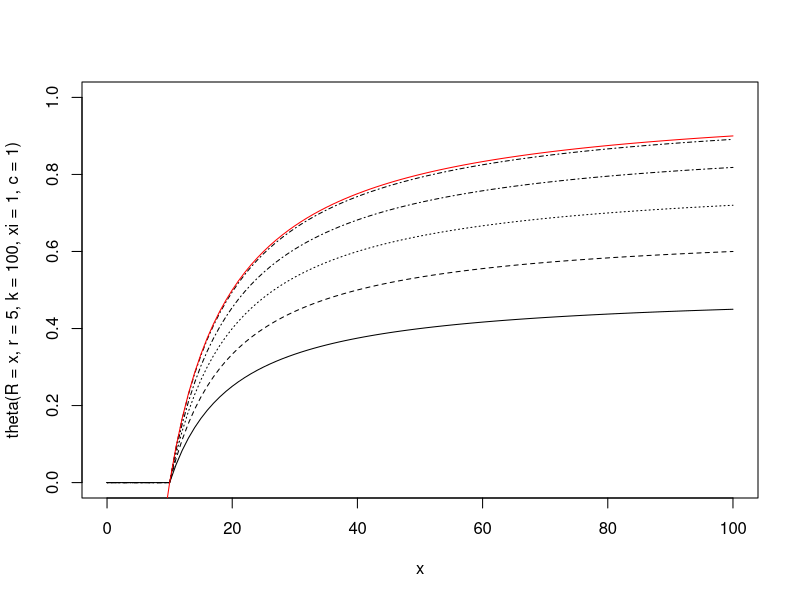
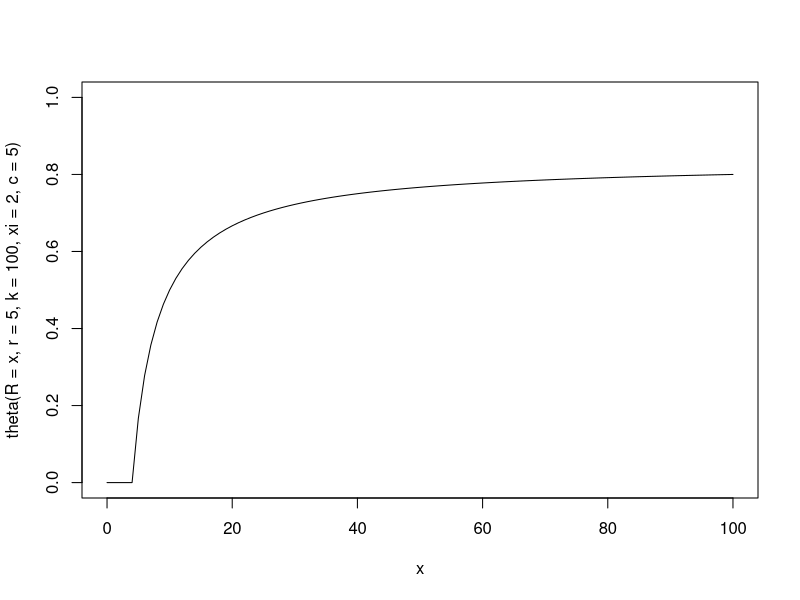
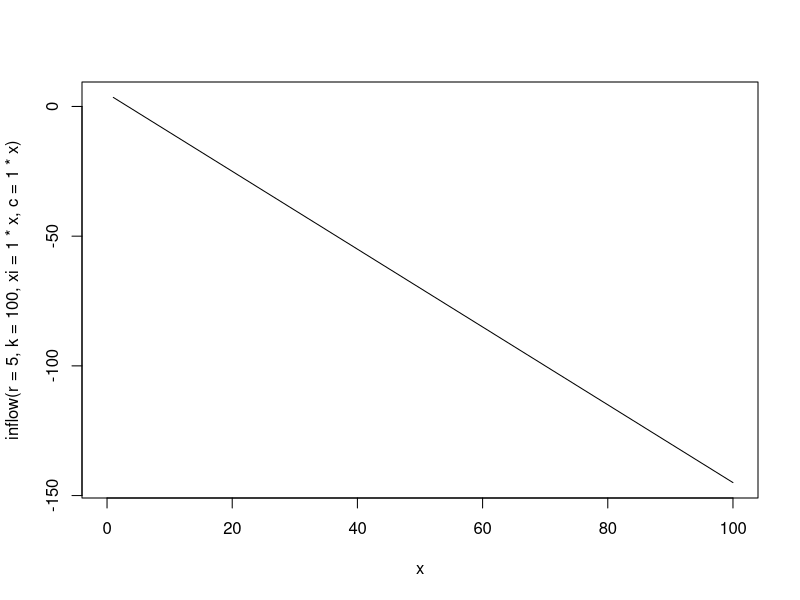
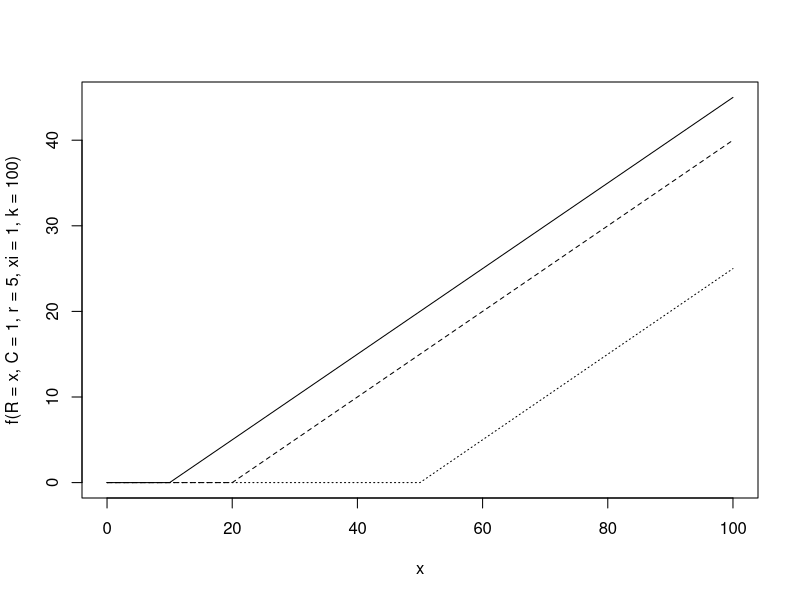
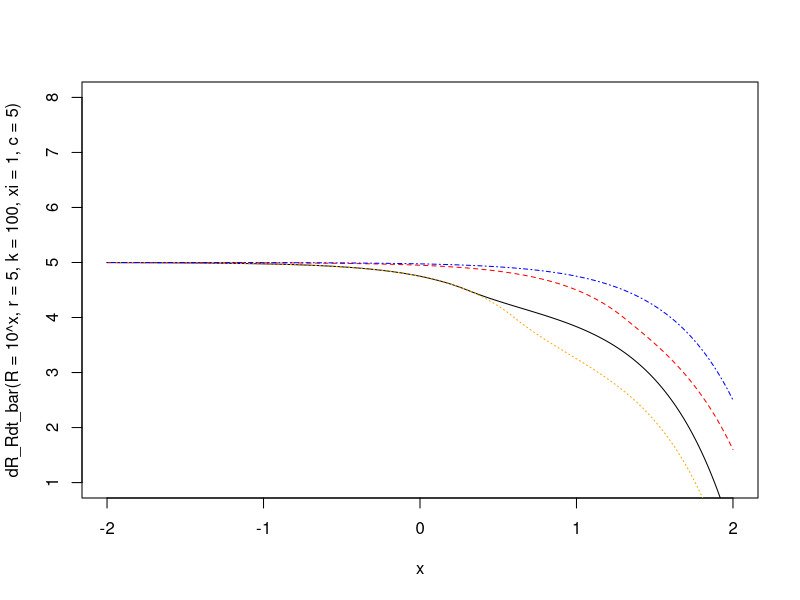
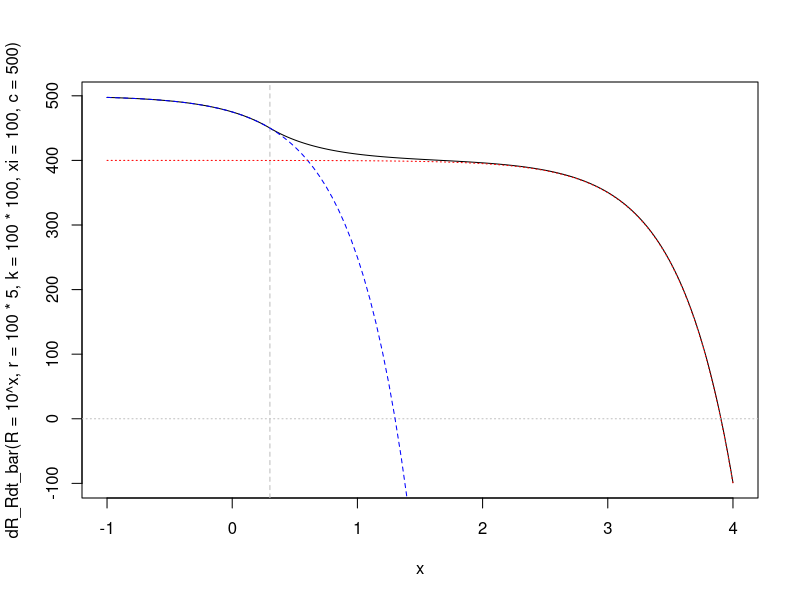
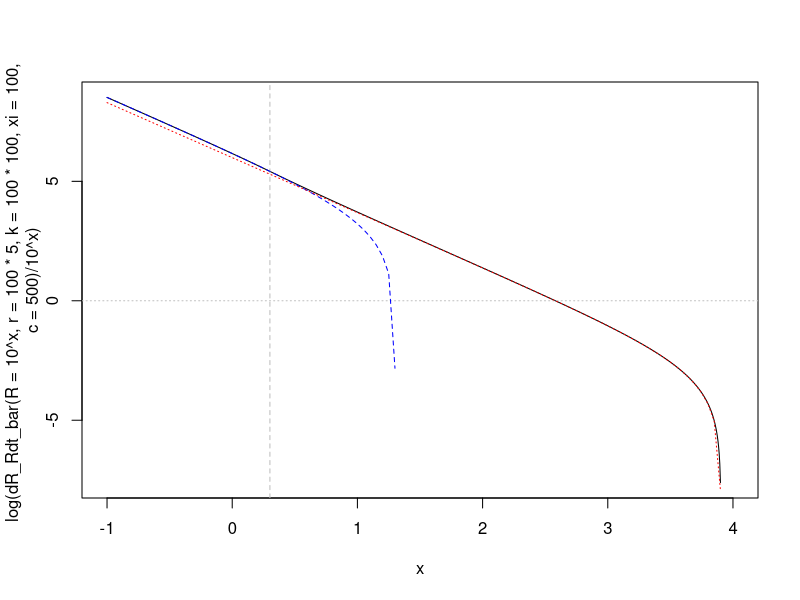
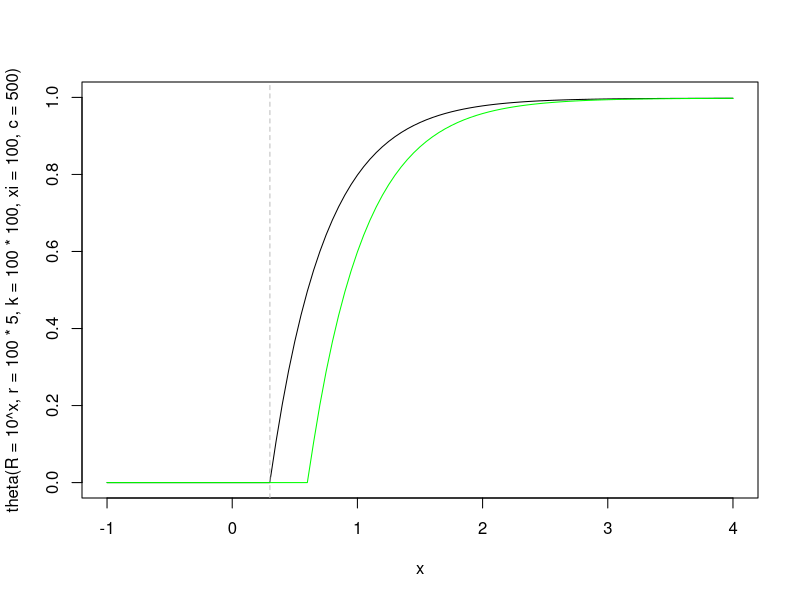

Write the R code that produced these figures, in order.
### Effects of refuges on attack rates and functional response ###

# Functions ---------------------------------------------------------------

drdtheta <- function(R,r,k,xi,c,theta){
  2*r/k*(c(1-theta)-theta)*R - xi
}

theta <- function(R,r,k,xi,c){
  p <-  c/(c+1) * (1-xi*k/(2*r*c*R)) 
  p[p<=0] <- 0
  p[p>=1] <- 1
  return(p)
}

theta2 <- function(R,r,k,xi,c){
  p <-  c/(c+1) * (1-xi*k/(r*c*R)) 
  p[p<=0] <- 0
  p[p>=1] <- 1
  return(p)
}

Rstar <- function(r,k,xi,c){
  xi*k/(2*r*c)
}

dR_Rdt <- function(R,r,k,xi,c){
  r*(1-c*R/k) - xi
}

inflow <- function(r,k,xi,c){
  R_A <- Rstar(r,k,xi,c)
  dR_Rdt(R=R_A,r,k,xi,c)
}

thetastar <- function(c){
  c/(1+c)
}

f <- function(R,C,r,k,xi=1,c=1){
  theta <- theta(R,r,k,xi*C,c)
  theta * R
}

dR_Rdt_bar <- function(R,r,k,xi,c){
  theta <- theta(R,r,k,xi,c)
  (1-theta) * dR_Rdt((1-theta)*R,r,k,xi=0,c) + theta * dR_Rdt(theta*R,r,k,xi,c=1)
}

nAstar <- function(nB,r,k,xi,c){
  1/c*(xi*k/r+nB)
}

irate <- function(nB,r,k,xi,c){
  nA <- nAstar(nB,r,k,xi,c)
  theta <- theta(nA+nB,r,k,xi,c)
  theta * dR_Rdt(nA,r,k,xi=0,c) * nA - (1-theta) * dR_Rdt(nB,r,k,xi,c=1) * nB
}

# gain from protected - loss of increase to protected
# = A production * allocation determined by theta
# = mean total growth rate of pop - mean growth rate of B portion

# dR_dt_plus <- function(nB,r,k,xi,c){
#   dR_Rdt(nB,r,k,xi,c)*nB + irate(nB,r,k,xi,c)
# }

dR_dt_plus <- function(nB,r,k,xi,c,xi2=0){
  nA <- nAstar(nB,r,k,xi,c)
  theta <- theta(nA+nB,r,k,xi,c)
   ( dR_Rdt(nA,r,k,xi=0,c)*nA + (dR_Rdt(nB,r,k,xi,c=1)-xi2)*nB )
}

# Optimal habitat selection -----------------------------------------------

curve(theta(R=x,r=5,k=100,xi=1,c=1),xlim=c(0,100),ylim=c(0,1))
curve(theta(R=x,r=5,k=100,xi=2,c=2),add=T,lty=2)
curve(theta(R=x,r=5,k=100,xi=4,c=4),add=T,lty=3)
curve(theta(R=x,r=5,k=100,xi=10,c=10),add=T,lty=4)
curve(theta(R=x,r=5,k=100,xi=100,c=100),add=T,lty=4)
curve((x-10)/x,add=T,col="red")

curve(theta(R=x,r=5,k=100,xi=2,c=5),xlim=c(0,100),ylim=c(0,1))

Rstar(r=5,k=100,xi=1,c=1)
curve(inflow(r=5,k=100,xi=1*x,c=1*x),xlim=c(0,100))
thetastar(c=100)

curve(f(R=x,C=1,r=5,xi=1,k=100),xlim=c(0,100))
curve(f(R=x,C=2,r=5,xi=1,k=100),add=T,lty=2)
curve(f(R=x,C=5,r=5,xi=1,k=100),add=T,lty=3)

# Mean growth rate --------------------------------------------------------

curve(dR_Rdt_bar(R=10^x,r=5,k=100,xi=1,c=5),xlim=c(-2,2),ylim=c(1,8),n=10^3)
curve(dR_Rdt_bar(R=10^x,r=5,k=100,xi=2,c=1),add=T,lty=2,n=10^3,col="red")
curve(dR_Rdt_bar(R=10^x,r=5,k=100,xi=2,c=5),add=T,lty=3,n=10^3,col="orange")
curve(dR_Rdt_bar(R=10^x,r=5,k=100,xi=0,c=1),add=T,lty=4,n=10^3,col="blue")

curve(dR_Rdt_bar(R=10^x,r=100*5,k=100*100,xi=100,c=500),xlim=c(-1,4),n=10^3)
abline(h=0,lty=3,col="gray")
abline(v=log10(Rstar(r=100*5,k=100*100,xi=100,c=500)),col="gray",lty=2)
curve(dR_Rdt(R=10^x,r=100*5,k=100*100,xi=0,c=500),add=T,col="blue",lty=2)
curve(dR_Rdt(R=10^x,r=100*5,k=100*100,xi=100,c=1),add=T,col="red",lty=3)

curve(log(dR_Rdt_bar(R=10^x,r=100*5,k=100*100,xi=100,c=500)/10^x),xlim=c(-1,4),n=10^3)
abline(h=0,lty=3,col="gray")
abline(v=log10(Rstar(r=100*5,k=100*100,xi=100,c=500)),col="gray",lty=2)
curve(log(dR_Rdt(R=10^x,r=100*5,k=100*100,xi=0,c=500)/10^x),add=T,col="blue",lty=2)
curve(log(dR_Rdt(R=10^x,r=100*5,k=100*100,xi=100,c=1)/10^x),add=T,col="red",lty=3)

curve(theta(R=10^x,r=100*5,k=100*100,xi=100,c=500),xlim=c(-1,4),ylim=c(0,1))
curve(theta2(R=10^x,r=100*5,k=100*100,xi=100,c=500),add=T,col="green")
abline(v=log10(Rstar(r=100*5,k=100*100,xi=100,c=500)),col="gray",lty=2)

curve(nAstar(nB=x,r=5,k=100,xi=1,c=1),xlim=c(0,100),ylim=c(0,100),n=10^3)

# Immigration rates -------------------------------------------------------

### varying intercept (r and k in the same way)

curve(irate(nB=x,r=5,k=100,xi=1,c=1),xlim=c(0,125),n=10^3,
      xlab=expression(N[B]),ylab="i")
curve(irate(nB=x,r=0.8*5,k=0.8*100,xi=1,c=1),add=T,lty=2)
curve(irate(nB=x,r=0.6*5,k=0.6*100,xi=1,c=1),add=T,lty=3)
curve(irate(nB=x,r=5,k=100,xi=0,c=1),add=T,col="red")
  # B is independent of A when have identical growth functions
abline(h=0,lty=3,col="gray")

curve(irate(nB=x,r=5,k=100,xi=1,c=1)/x,xlim=c(2,125),n=10^3,
      xlab=expression(N[B]),ylab=expression(i/N[B]))
curve(irate(nB=x,r=0.8*5,k=0.8*100,xi=1,c=1)/x,add=T,lty=2)
curve(irate(nB=x,r=0.6*5,k=0.6*100,xi=1,c=1)/x,add=T,lty=3)
curve(irate(nB=x,r=5,k=100,xi=0,c=1)/x,add=T,col="red")
abline(h=0,lty=3,col="gray")

  # but this assumes that all individuals produced by A will move to B
  # how to siphon-off the individuals that stay in A, 
  # (as well as those that move from B->A)?

### varying k

curve(irate(nB=x,r=5,k=100,xi=1,c=1),xlim=c(0,125),n=10^3,
      ylab="absolute immigration")
curve(irate(nB=x,r=5,k=0.8*100,xi=1,c=1),add=T,lty=2)
curve(irate(nB=x,r=5,k=0.6*100,xi=1,c=1),add=T,lty=3)
  # NB: this is changing the k of *both* protected and exposed by the same fraction
abline(h=0,lty=3,col="gray")

### varying relative intercept (consumption)

curve(irate(nB=x,r=5,k=100,xi=2,c=1),xlim=c(0,125),n=10^3,
      ylab="absolute immigration")
curve(irate(nB=x,r=5,k=100,xi=1,c=1),add=T,lty=2)
curve(irate(nB=x,r=5,k=100,xi=0.5,c=1),add=T,lty=3)
  # higher consumption rate ->
  #   higher immigration at low B densities (because more sheltering in A)
  #   lower immigration at higher B densities (because more leave for A)
abline(h=0,lty=3,col="gray")

### varying relative k 

curve(irate(nB=x,r=5,k=100,xi=1,c=1),xlim=c(0,125),n=10^3,
      ylab="absolute immigration")
curve(irate(nB=x,r=5,k=100,xi=1,c=2),add=T,lty=2)
curve(irate(nB=x,r=5,k=100,xi=1,c=5),add=T,lty=3)
  # smaller k -> protected acts more like constant immigration
abline(h=0,lty=3,col="gray")

# Overall growth rate -----------------------------------------------------

curve(dR_dt_plus(nB=x,r=5,k=100,xi=0.5,c=1),xlim=c(0,125),n=10^3,
      xlab=expression(N[B]),ylab=expression(delta*N[B]/delta*t)
      )
curve(dR_dt_plus(nB=x,r=5,k=100,xi=1,c=1),n=10^3,add=T,lty=2)
curve(dR_dt_plus(nB=x,r=5,k=100,xi=2,c=1),n=10^3,add=T,lty=3)

curve(dR_Rdt(R=x,r=5,k=100,xi=0.5,c=1)*x,n=10^3,add=T,lty=1,col="red")
curve(dR_Rdt(R=x,r=5,k=100,xi=1,c=1)*x,n=10^3,add=T,lty=2,col="red")
curve(dR_Rdt(R=x,r=5,k=100,xi=2,c=1)*x,n=10^3,add=T,lty=3,col="red")

abline(h=0,lty=3,col="gray")
  # higher consumer pressure -> 
  #   higher immigration at low densities
  #   but lower growth at higher densities 
  #   (because of higher death rates and higher immmigration rates)
  # habitat selection -> stabilising:
  #   higher growth below K
  #   but lower growth above K

# Proportional refuge -----------------------------------------------------

curve(dR_dt_plus(nB=x,r=5,k=100,xi=0,c=1,xi2=1),xlim=c(0,125),n=10^3,
      xlab=expression(N[B]),ylab=expression(delta*N[B]/delta*t)
)
curve(dR_Rdt(x,r=5,k=100,xi=1,c=1)*x,add=T,col="red")


# Trial growth functions --------------------------------------------------

dR_dt_plus2 <- function(nB,r,k,xi,c){
  nA <- nAstar(nB,r,k,xi,c)
  theta <- theta(nA+nB,r,k,xi,c) # theta calculated using NEW variables
  theta * ( nA*(r*(1-c*nA/k)) +  nB*(r*(1-nB/k) - xi) )
}

dR_dt_plus3 <- function(nB,r,k,xi,c){
  ((-k * xi + k * r - nB * r) * (2* c *nB *r + k *xi + 2 *nB *r))/(2 *(c + 1)* k *r)
}

curve(dR_dt_plus2(nB=x,r=5,k=100,xi=0.5,c=1),xlim=c(0,125),n=10^3,
      xlab=expression(N[B]),ylab=expression(delta*N[B]/delta*t)
)
curve(dR_dt_plus2(nB=x,r=5,k=100,xi=1,c=1),n=10^3,add=T,lty=2)
curve(dR_dt_plus2(nB=x,r=5,k=100,xi=2,c=1),n=10^3,add=T,lty=3)

curve(dR_dt_plus3(nB=x,r=5,k=100,xi=0.5,c=1),xlim=c(0,125),n=10^3,
      xlab=expression(N[B]),ylab=expression(delta*N[B]/delta*t)
)
curve(dR_dt_plus3(nB=x,r=5,k=100,xi=1,c=1),n=10^3,add=T,lty=2)
curve(dR_dt_plus3(nB=x,r=5,k=100,xi=2,c=1),n=10^3,add=T,lty=3)

dR_dt_plus4 <- function(nB,r,k,xi,c){
 1/c*((1+c)*dR_Rdt(nB,r,k,xi,c=1) + xi*k/nB*(1-xi/r))
}
  
curve(dR_dt_plus4(nB=x,r=5,k=100,xi=0.5,c=1),n=10^3,add=T,col="blue")

dR_Rdt_bar2 <- function(nB,r,k,xi,c){
  r - 1/k*( nB+xi*k/r*( 1 - c*nB/( (c+1)*nB+xi*k/r) ) )
}

curve(dR_Rdt_bar(R=10^x,r=5,k=100,xi=1,c=5),xlim=c(-2,2),ylim=c(1,8),n=10^3)
curve(dR_Rdt_bar2(nB=10^x,r=5,k=100,xi=1,c=5),xlim=c(-2,2),ylim=c(1,8),n=10^3)


# Dynamic changes with consumer density -----------------------------------

# Is this similar to consumer interference?
#   Yes: lower feeding rates at higher consumer densities
#   No: affects DD of resource population too
